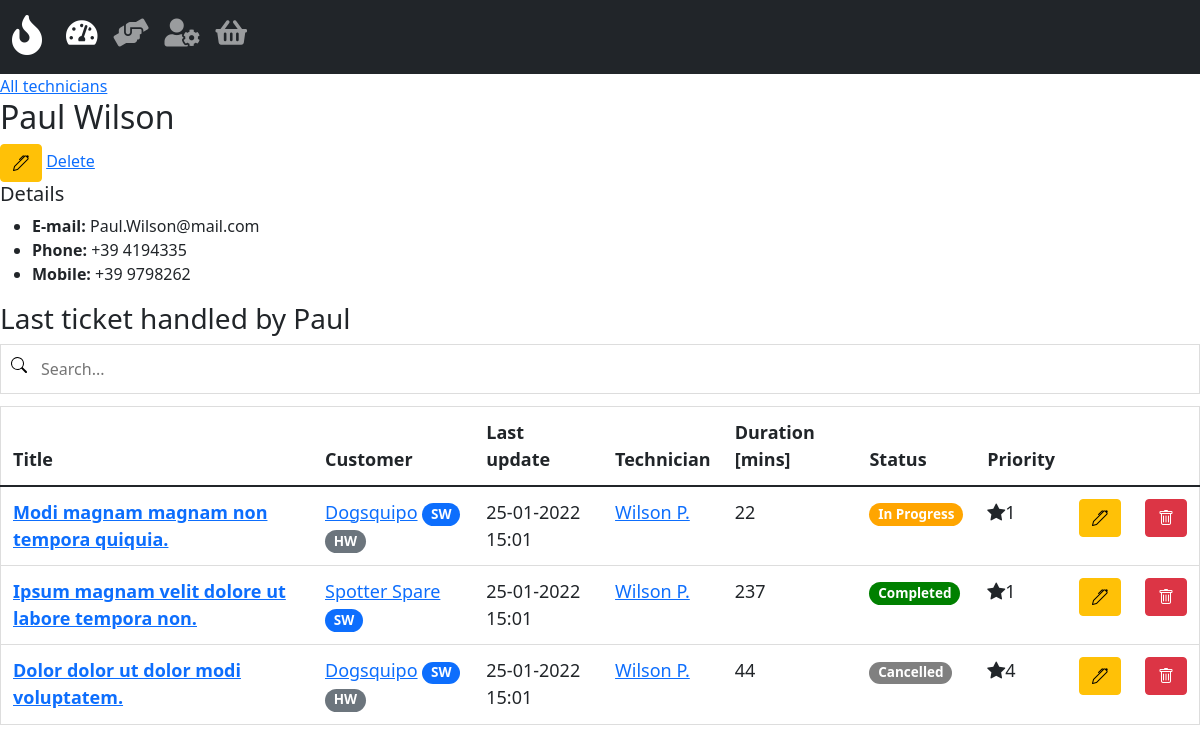
/technician/386, run on the app's committed database.
### hotline/models.py (models this page shows, shortened)
class technician(models.Model):
    first_name = models.CharField(max_length=50)
    last_name = models.CharField(max_length=50)
    office_phone = models.CharField(max_length=15, null=True, blank=True)
    mobile_phone = models.CharField(max_length=15, null=True, blank=True)
    email = models.CharField(max_length=100, null=True, blank=True)
    department_id = ForeignKey('department', on_delete=models.PROTECT)
    def __str__(self):
        return self.last_name + ' ' + self.first_name[0] + '.'

class ticket(models.Model):
    PRIORITY_LEVELS = [
        ('1','low'),
        ('2','medium'),
        ('3','high'),
        ('4','urgent')
    ]
    customer_id = models.ForeignKey('customer', on_delete=models.PROTECT)
    technician_id = models.ForeignKey('technician', on_delete=models.PROTECT)
    products = models.ManyToManyField('product', blank=True)
    title = models.CharField(max_length=255, blank=True)
    updated_at = models.DateTimeField(auto_now=True)
    notes = models.TextField(blank=True)
    duration = models.IntegerField()
    status_id = models.ForeignKey('status', default='1', on_delete=models.PROTECT)
    priority = models.CharField(max_length=10, default='low', choices=PRIORITY_LEVELS, null=True, blank=True)
    created_at = models.DateTimeField(auto_now_add=True)
    order_number = models.IntegerField(null=True, blank=True)

class customer(models.Model):
    name = models.CharField(max_length=255)
    reference = models.CharField(max_length=255)
    reference_phone = models.CharField(max_length=50, null=True, blank=True)
    reference_email = models.CharField(max_length=50, null=True, blank=True)
    address = models.CharField(max_length=255, null=True, blank=True)
    phone = models.CharField(max_length=255, null=True, blank=True)
    sw_contract = BooleanField(default=False)
    hw_contract = BooleanField(default=False)
    def __str__(self):
        return self.name

class status(models.Model):
    STATUS_COLORS = [     # Values from pill badges in Bootstrap
        ('red','red'),
        ('orange','orange'),
        ('green','green'),
        ('grey','grey')
    ]
    name = models.CharField(max_length=50, default='pending')
    color = models.CharField(max_length=50, default='red', choices=STATUS_COLORS)
    def __str__(self):
        return self.name

### hotline/views.py (the view)
# urls.py: path('technician/<str:pk>', views.technician_detail, name="technician_detail"),
def technician_detail(request, pk):
    my_technician = technician.objects.get(id=pk)
    tickets = all_tickets.filter(technician_id=pk).order_by('-updated_at')
    context = {
        'my_technician': my_technician,
        'tickets': tickets
    }
    return render(request, 'hotline/technician_detail.html', context)

### hotline/templates/hotline/technician_detail.html
{% extends 'hotline/home.html' %}
{% block content %}
<a href="{% url 'technician_list' %}">All technicians</a>
<h2>{{ my_technician.first_name }} {{ my_technician.last_name }}</h2>
<a href="{% url 'update_technician' my_technician.id %}"><span class="btn btn-warning"><i class="bi bi-pen"></i></span></a> <a href="#">Delete</a>
<h5>Details</h5>
<ul>
    <li><b>E-mail:</b> {{ my_technician.email }}</li>
    <li><b>Phone:</b> {{ my_technician.office_phone }}</li>
    <li><b>Mobile:</b> {{ my_technician.mobile_phone }}</li>
</ul>
<h3>Last ticket handled by {{ my_technician.first_name }}</h3>
{% include 'hotline/ticket_table.html' with total_amount=total_amount %}
{% endblock %}

### hotline/templates/hotline/ticket_table.html (shortened to what this page needs)
<div class="ticket-table table-responsive">
    <input type="text" id="SearchInput" onkeyup="filterTable()" placeholder="Search..." title="Type in a name">
    <table id="searchableTable" class="table table-hover">
        <thead class="thead dark">
            <tr>
                <th scope="col">Title</th>
                <th scope="col">Customer</th>
                <th scope="col">Last update</th>
                <th scope="col">Technician</th>
                <th scope="col">Duration [mins]</th>
                <th scope="col">Status</th>
                <th scope="col">Priority</th>
                <th scope="col">
                </th>
                <th scope="col">
                </th>
            </tr>
        </thead>
        <tbody>
            {% if tickets %}
                    {% for ticket in tickets|slice:total_amount %}
                        <tr>
                            <td><a href="{% url 'ticket_detail' ticket.id %}"><b>{{ticket.title}}</b></a></td>
                            <td><a href="{% url 'customer_detail' ticket.customer_id.id %}">{{ticket.customer_id}}</a>
                                {% if ticket.customer_id.sw_contract == True %}
                                <span class="badge rounded-pill bg-primary" data-bs-toogle="tooltip" data-bs-placement="top"
                                    title="SOFTWARE maintenance contract for {{current_year}}">SW</span>
                                {% endif %}
                                {% if ticket.customer_id.hw_contract == True %}
                                <span class="badge rounded-pill bg-secondary" data-bs-toogle="tooltip" data-bs-placement="top"
                                    title="HARDWARE maintenance contract for {{current_year}}">HW</span>
                                {% endif %}
                            </td>
                            <td>{{ticket.updated_at|date:"d-m-Y H:m"}}</td>
                            <td><a href="{% url 'technician_detail' ticket.technician_id.id %}">
                                    {{ticket.technician_id}}</a></td>
                            <td>{{ticket.duration}}</td>
                            <td><span class="badge rounded-pill"
                                    style="background-color: {{ ticket.status_id.color }} !important;">{{ticket.status_id}}</span>
                            </td>
                            <td>
                                <span class="bi bi-star-fill">{{ ticket.priority }}</span>
                            </td>
                            <td><a href="#"><span class="btn btn-warning"><i
                                            class="bi bi-pen"></i></span></a></td>
                            <td><span class="btn btn-danger" data-bs-toggle="modal" data-bs-target="#deleteTicketModal"><i
                                        class="bi bi-trash"></i></span></td>
                        </tr>
                    {% endfor %}
            {% else %}
            <tr style="color: grey;">No tickets</tr>
            {% endif %}
        </tbody>
    </table>
</div>

### static/css/style.css (style rules this page uses)
#SearchInput { background-image: url('../images/search.svg'); background-position: 10px 12px; background-repeat: no-repeat; width: 100%; font-size: 16px; padding: 12px 20px 12px 40px; border: 1px solid #ddd; margin-bottom: 12px; }
#searchableTable { border-collapse: collapse; width: 100%; border: 1px solid #ddd; font-size: 18px; }
#searchableTable th, #searchableTable td { text-align: left; padding: 12px; }
#searchableTable tr { border-bottom: 1px solid #ddd; }

### data on the page
technician: first_name "Paul", last_name "Wilson", email "Paul.Wilson@mail.com", office_phone "+39 4194335", mobile_phone "+39 9798262"
ticket: title "Modi magnam magnam non tempora quiquia.", customer_id "Dogsquipo", updated_at "25-01-2022 15:01", technician_id "Wilson P.", duration "22", status_id "In Progress", priority "1"
ticket: title "Ipsum magnam velit dolore ut labore tempora non.", customer_id "Spotter Spare", updated_at "25-01-2022 15:01", technician_id "Wilson P.", duration "237", status_id "Completed", priority "1"
ticket: title "Dolor dolor ut dolor modi voluptatem.", customer_id "Dogsquipo", updated_at "25-01-2022 15:01", technician_id "Wilson P.", duration "44", status_id "Cancelled", priority "4"
